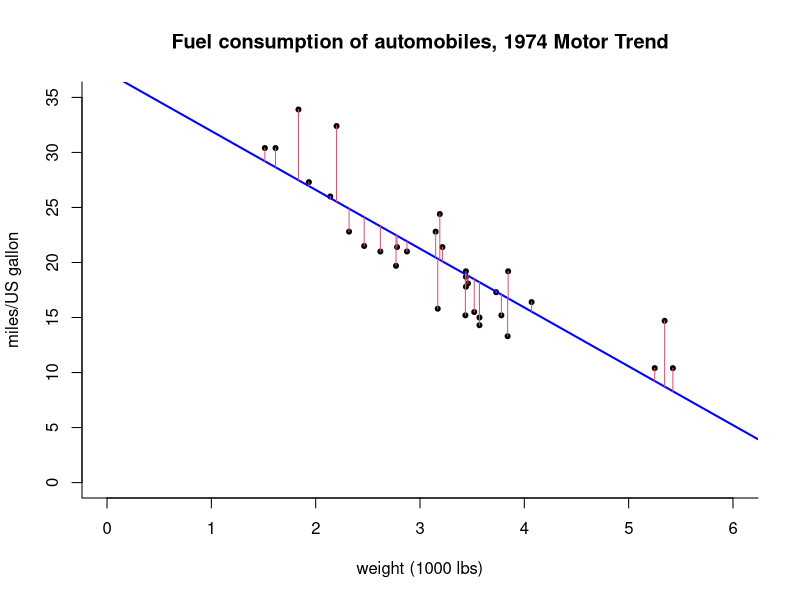

R code for this plot:
## ---- chunk 1
knitr::opts_chunk$set(echo = TRUE)
## ---- chunk 2
data(mtcars)
y <- mtcars$mpg
X <- cbind(1, as.matrix(mtcars[,2:ncol(mtcars)]))
n <- nrow(X)
p <- ncol(X)
# Estimation of betahat:
XtX<- crossprod(X)
Xty <- crossprod(X, y)
# Solve normal equations
betahat <- as.vector(solve(XtX, Xty))
#same as betahat <- solve(t(X) %*% X) %*% t(X) %*% y
## ---- chunk 3
svdX <- svd(X)
# Projection matrix
Hx <- tcrossprod(svdX$u)
# t(U) %*% U gives p by p identity matrix
all.equal(crossprod(svdX$u), diag(p))
# V is an orthogonal matrix
all.equal(tcrossprod(svdX$v), diag(p))
all.equal(crossprod(svdX$v), diag(p))
# D contains singular values
all.equal(svdX$d^2, eigen(XtX, only.values = TRUE)$values)
# OLS coefficient from SVD
betahat_svd <- c(svdX$v %*%  diag(1/svdX$d) %*% t(svdX$u) %*% y)
all.equal(betahat_svd, betahat)
## ---- chunk 4
qrX <- qr(X)
Q1 <- qr.Q(qrX)
R <- qr.R(qrX)
# Compute betahat from QR
betahat_qr1 <- qr.coef(qrX, y) #using built-in function
betahat_qr2 <- c(backsolve(R, t(Q1) %*% y)) #manually
all.equal(betahat, betahat_qr1, check.attributes = FALSE)
all.equal(betahat, betahat_qr2, check.attributes = FALSE)
# Compute residuals
qre <- qr.resid(qrX, y)
all.equal(qre, c(y - X %*% betahat), check.attributes = FALSE)
# Compute fitted values
qryhat <- qr.fitted(qrX, y)
all.equal(qryhat, c(X %*% betahat), check.attributes = FALSE)
# Compute orthogonal projection matrix
qrHx <- tcrossprod(Q1)
all.equal(qrHx, Hx)
## ---- chunk 5
#Design matrix
wt <- mtcars$wt
X <- cbind(1, wt)
mpg <- mtcars$mpg
#OLS estimates
XtXinv <- solve(crossprod(X))
beta_hat <- c(XtXinv %*% t(X) %*% mpg)
#Form orthogonal projection matrix
Hmat <- X %*% XtXinv %*% t(X)
#Create residuals and fitted values
fitted <- Hmat %*% mpg
res <- mpg - fitted
fitted <- Hmat %*% mpg
#Variance estimate and standard errors
s2 <- sum(res^2) / (length(res) - ncol(X))
std_err <- sqrt(diag(s2 * XtXinv))
## ---- chunk 6
plot(mpg ~ wt, xlab = "weight (1000 lbs)", ylab = "miles/US gallon", 
     main = "Fuel consumption of automobiles, 1974 Motor Trend", data = mtcars,
     bty = "l", pch = 20, ylim = c(0, 35), xlim = c(0, 6)) #options to tweak the display
#Line of best linear fit
abline(a = beta_hat[1], b = beta_hat[2], col = "blue", lwd = 2)

#Residuals are vertical distance from line to 
for(i in 1:nrow(X)){
  segments(x0 = wt[i], y0 = fitted[i], y1 = fitted[i] + res[i], col = 2)
}

## ---- chunk 7
# The function lm and its output
fit <- lm(mpg ~ wt, data = mtcars)
fit_summary <- summary(fit)
## ---- chunk 8
names(fit)
names(fit_summary)
